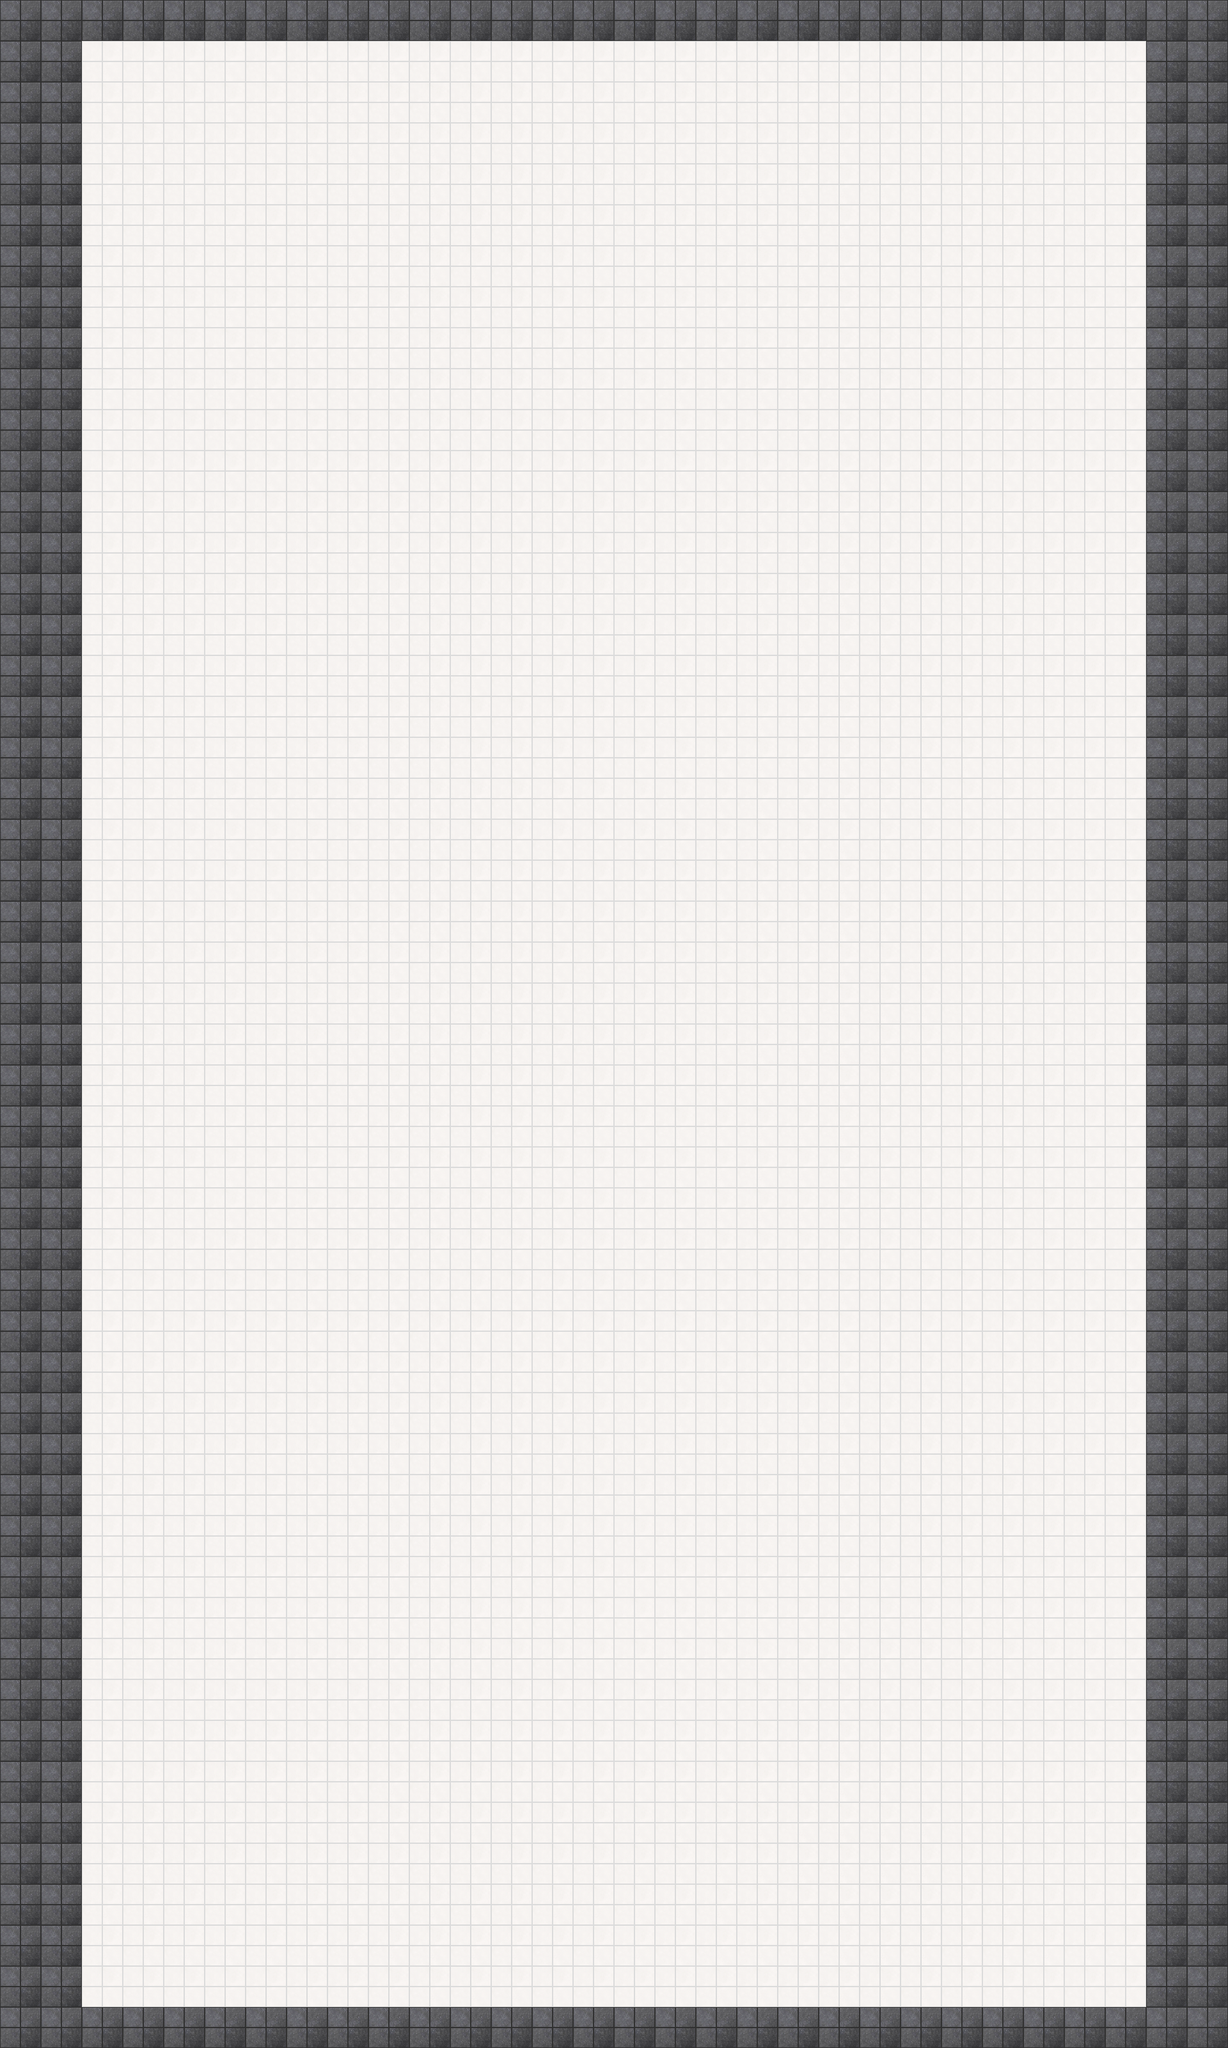

Rendered tile map (Tiled .tmx) drawn with the repository's tilesets; below, a short description and the map source with its tile grids summarised:
An orthogonal 30x50 tile map with 64x64 px tiles, 2 tile layers (Floor, Wall) and 15 objects (14x zombie, spawn).

<map version="1.0" orientation="orthogonal" renderorder="right-down" width="30" height="50" tilewidth="64" tileheight="64" nextobjectid="26">
 <tileset firstgid="1" name="map" tilewidth="64" tileheight="64" tilecount="64" columns="8">
  <image source="../images/tiles.png" width="512" height="512" />
 </tileset>
 <layer name="Floor" width="30" height="50">
  <data>[1500 cells, 1500 non-empty, 1 distinct tile ids]</data>
 </layer>
 <layer name="Wall" width="30" height="50">
  <data>[1500 cells, 252 non-empty, 1 distinct tile ids]</data>
 </layer>
 <objectgroup name="Zombies">
  <object id="10" name="zombie" type="zombie" x="1540.01" y="183.095" width="64" height="64">
   <ellipse />
  </object>
  <object id="12" name="zombie" type="zombie" x="1518.04" y="637.676" width="64" height="64">
   <ellipse />
  </object>
  <object id="13" name="zombie" type="zombie" x="392.325" y="657.145" width="64" height="64">
   <ellipse />
  </object>
  <object id="14" name="zombie" type="zombie" x="1106.7" y="1470.38" width="64" height="64">
   <ellipse />
  </object>
  <object id="15" name="zombie" type="zombie" x="1330.83" y="2911.24" width="64" height="64">
   <ellipse />
  </object>
  <object id="16" name="zombie" type="zombie" x="1084.13" y="996.342" width="64" height="64">
   <ellipse />
  </object>
  <object id="17" name="zombie" type="zombie" x="633.957" y="1097.24" width="64" height="64">
   <ellipse />
  </object>
  <object id="18" name="zombie" type="zombie" x="951.373" y="256.773" width="64" height="64">
   <ellipse />
  </object>
  <object id="19" name="zombie" type="zombie" x="1475.4" y="1648.46" width="64" height="64">
   <ellipse />
  </object>
  <object id="21" name="zombie" type="zombie" x="493.641" y="1475.69" width="64" height="64">
   <ellipse />
  </object>
  <object id="22" name="zombie" type="zombie" x="291.077" y="2373.13" width="64" height="64">
   <ellipse />
  </object>
  <object id="23" name="zombie" type="zombie" x="365.436" y="2542.36" width="64" height="64">
   <ellipse />
  </object>
  <object id="24" name="zombie" type="zombie" x="591.077" y="1650.05" width="64" height="64">
   <ellipse />
  </object>
  <object id="25" name="zombie" type="zombie" x="1116.72" y="2339.79" width="64" height="64">
   <ellipse />
  </object>
 </objectgroup>
 <objectgroup name="Spawn">
  <object id="20" name="spawn" type="spawn" x="1033.52" y="567.005" width="100" height="100">
   <ellipse />
  </object>
 </objectgroup>
</map>